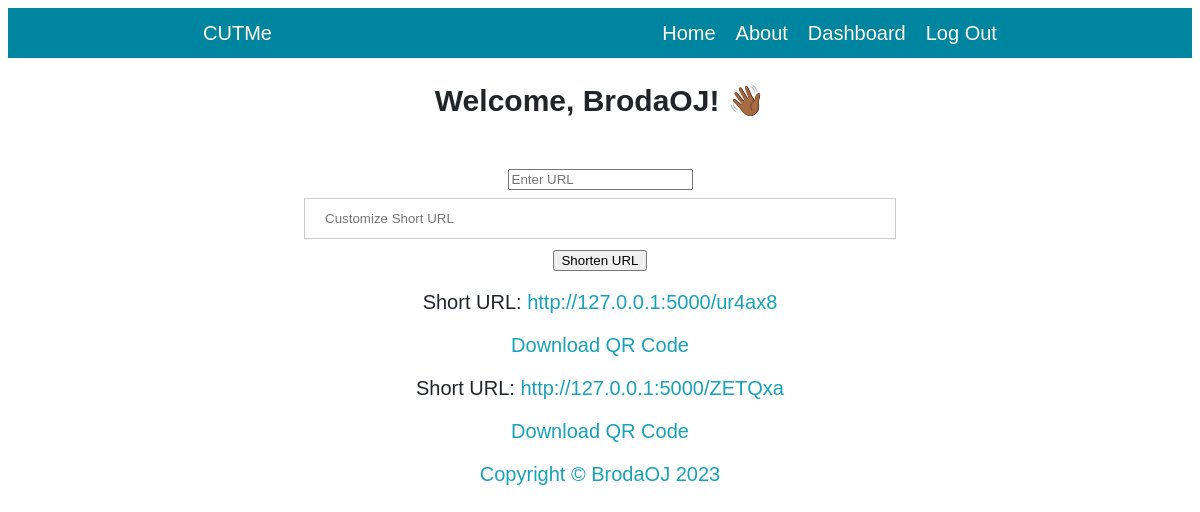
Before: / (signed in) with the older database file.
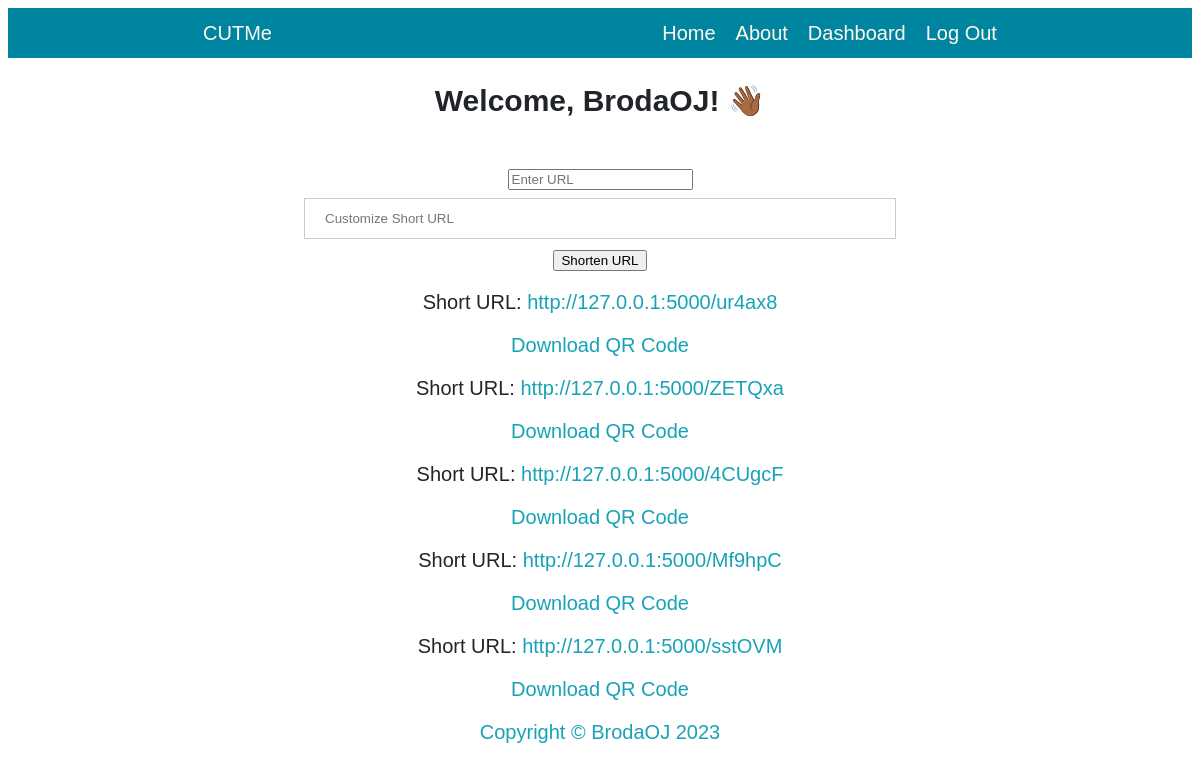
After: the same page with the newer database file.
### app.py (models this page shows, shortened)
class User(db.Model, UserMixin):
    __tablename__ = 'users'
    id = db.Column(db.Integer, primary_key=True)
    username = db.Column(db.String(50), unique=True, nullable=False)
    password = db.Column(db.String(100), nullable=False)
    created_urls = db.relationship('URL', backref='created_by', foreign_keys='URL.user_id')

class URL(db.Model):
    __tablename__ = 'urls'
    id = db.Column(db.Integer, primary_key=True)
    short_code = db.Column(db.String(6), unique=True, nullable=False)
    long_url = db.Column(db.String)
    short_url = db.Column(db.String)
    custom_short_url = db.Column(db.String)  # Add custom_short_url attribute
    user_id = db.Column(db.Integer, db.ForeignKey('users.id'))
    created_at = db.Column(db.DateTime, default=datetime.utcnow)
    clicks = db.relationship('Analytics', backref='url', lazy='dynamic')

### app.py (the view)
@app.route('/')
@limiter.limit('10/minute')
@login_required
def index():
    user = current_user
    urls = user.created_urls
    return render_template('index.html', user=user, urls=urls)

### app.py (called while the page is built)
@login_manager.user_loader
def load_user(user_id):
    return User.query.get(int(user_id))

### templates/index.html (shortened to what this page needs)
{% extends 'layout.html' %}
{% block content %}
    {% if current_user.is_authenticated %}
        <h2>Welcome, {{ current_user.username }}! <span class="wave">👋🏾</span></h2>
        <br>
        <form method="POST" action="/shorten">
            <input type="url" name="url" placeholder="Enter URL" required>
            <input type="text" name="custom_short_url" placeholder="Customize Short URL">
            <button type="submit">Shorten URL</button>
        </form>
        {% for url in urls %}
            <p>Short URL: <a href="{{ url.short_url }}">{{ url.short_url }}</a></p>
            <a href="{{ url_for('download_qr_code', url_id=url.id) }}">Download QR Code</a>
        {% endfor %}
    {% endif %}
{% endblock content %}

### templates/layout.html (shortened to what this page needs)
<!DOCTYPE html>
<html lang="en">
  <head>
    <link
      rel="stylesheet"
      href="{{url_for('static',filename= 'css/style.css')}}"
    />
  </head>
  <body>
    <header>
      <div class="Blog_tittle">
        <a href="{{url_for('index')}}">CUTMe</a>
      </div>
      <div class="navs">
        {% if current_user.is_authenticated %}
        <a href="{{url_for('index')}}">Home</a>
        <a href="{{url_for('about')}}">About</a>
        <a href="{{url_for('dashboard')}}">Dashboard</a>
        <a href="{{url_for('logout')}}">Log Out</a>
        {% else %}
        <a href="{{url_for('index')}}">Home</a>
        <a href="{{url_for('about')}}">About</a>
        <a href="{{url_for('register')}}">Sign Up</a>
        <a href="{{url_for('login')}}">Log In</a>
        {% endif %}
      </div>
    </header>
    <main class="container">{% block content %}{% endblock content %}</main>
      <p class="footer">
        <a href="#"
          >Copyright © BrodaOJ <script>document.write(new Date().getFullYear());</script> </a>
      </p>
  </body>
</html>

### static/css/style.css (style rules this page uses)
* { font-family: Arial, Helvetica, sans-serif; box-sizing: border-box; }
body { font-size:20px; color:#212529; text-align: center; font-family:Lora,'Times New Roman',serif, }
header { display: flex; flex-flow: row wrap; justify-content: space-between; margin-bottom: 20px; background-color: #0085a1; min-height: 50px; max-height: auto; }
header > * { flex: 1 1 auto; }
header a { margin: 10px; color: floralwhite; text-decoration: none; white-space: nowrap; }
a { text-decoration: none; color: #17a2b8; }
.navs, .Blog_tittle { display: flex; flex-wrap: wrap; align-content: center; justify-content: center; }
.container { width: 50%; margin: auto; }
input[type=text], input[type=password] { width: 100%; padding: 12px 20px; margin: 8px 0; display: inline-block; border: 1px solid #ccc; box-sizing: border-box; }

Changed rows visible on the page:
added URL: short_url "http://127.0.0.1:5000/4CUgcF"
added URL: short_url "http://127.0.0.1:5000/Mf9hpC"
added URL: short_url "http://127.0.0.1:5000/sstOVM"
